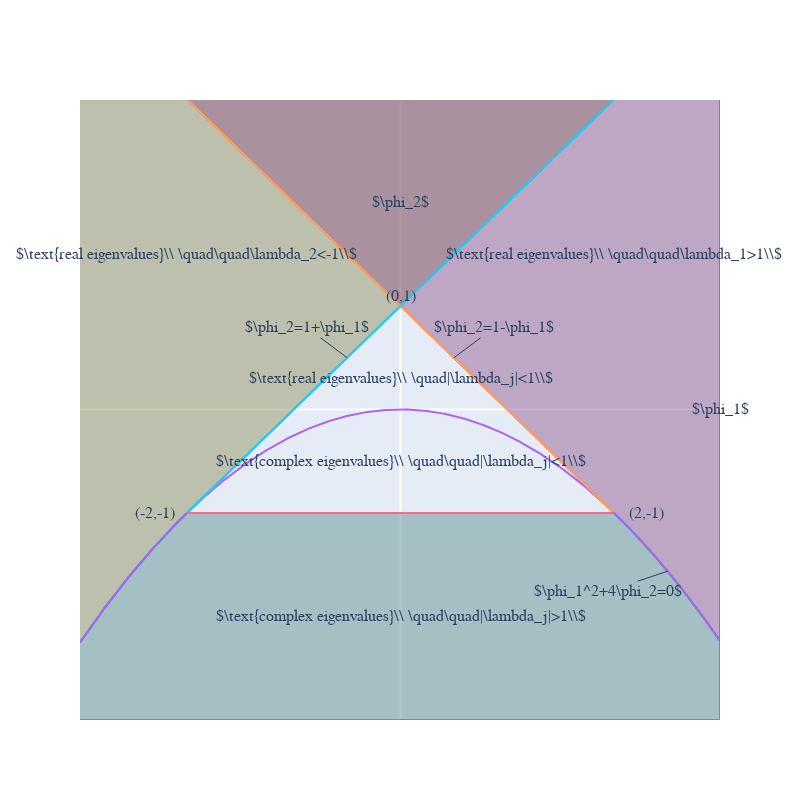

The notebook cell saved with this chart:
### Markdown cell above
## Eigenvalue Diagram

* The dynamics of a 2nd-order difference equation can be summarised in terms of the eigenvalues as in the figure below. 
* The eigenvalues are district unless $\phi_1^2 + 4\phi^2 = 0$. 
* It is reproduction of Figure 1.5 of Hamilton.

### Code cell
def fn_q(p):
    return -1.0/4*p**2

# basic variables
p_l = np.arange(-3,-2,0.01)
p_m = np.arange(-2,2,0.01)
p_r = np.arange(2,3,0.01)
p_lm = np.hstack((p_l,p_m))
p_mr = np.hstack((p_m,p_r))
p_lmr = np.hstack((p_l,p_m,p_r))

# plots
xrange = [np.min(p_lmr), np.max(p_lmr)]
yrange = xrange
pwidth = 800

ago = [] # collection of plots
ago.append(go.Scatter(x=np.hstack((p_l,p_mr,np.flip(p_lmr))),
                      y=np.hstack((fn_q(p_l),1+p_mr,3*np.ones(p_lmr.shape))),fill='toself',fillcolor='rgba(150,150,100,0.5)'))
ago.append(go.Scatter(x=np.hstack((p_lm,p_r,np.flip(p_lmr))),
                      y=np.hstack((1-p_lm,fn_q(p_r),3*np.ones(p_lmr.shape))),fill='toself',fillcolor='rgba(150,100,150,0.5)'))
ago.append(go.Scatter(x=np.hstack((p_l,p_m,p_r,np.flip(p_lmr))),
                      y=np.hstack((fn_q(p_l),-np.ones(p_m.shape),fn_q(p_r),-3*np.ones(p_lmr.shape))),fill='toself',fillcolor='rgba(100,150,150,0.5)'))
ago.append(go.Scatter(x=p_lmr, y=fn_q(p_lmr)))
ago.append(go.Scatter(x=p_lm, y=1.0 - p_lm))
ago.append(go.Scatter(x=p_mr, y=1.0 + p_mr))
ago.append(go.Scatter(x=p_m, y=-np.ones(p_m.shape)))

annotations=[
    dict(x=-2.3,y=-1,text=r'(-2,-1)',showarrow=False),
    dict(x=+2.3,y=-1,text=r'(2,-1)',showarrow=False),
    dict(x=0,y=1.1,text=r'(0,1)',showarrow=False),
    dict(x=0.5,y=0.5,text=r'$\phi_2=1-\phi_1$',ax=40),
    dict(x=-0.5,y=0.5,text=r'$\phi_2=1+\phi_1$',ax=-40),
    dict(x=2.5,y=-2.5**2/4,text=r'$\phi_1^2+4\phi_2=0$', ax=-60, ay=20),
    dict(x=-2,y=1.5,text=r'$\text{real eigenvalues}\\ \quad\quad\lambda_2<-1\\$',showarrow=False),
    dict(x=2,y=1.5,text=r'$\text{real eigenvalues}\\ \quad\quad\lambda_1>1\\$',showarrow=False),
    dict(x=0,y=0.3,text=r'$\text{real eigenvalues}\\ \quad|\lambda_j|<1\\$',showarrow=False),
    dict(x=0,y=-0.5,text=r'$\text{complex eigenvalues}\\ \quad\quad|\lambda_j|<1\\$',showarrow=False),
    dict(x=0,y=-2,text=r'$\text{complex eigenvalues}\\ \quad\quad|\lambda_j|>1\\$',showarrow=False),
    dict(x=xrange[1],y=0,text=r'$\phi_1$',showarrow=False),
    dict(x=0,y=2,text=r'$\phi_2$',showarrow=False),
]

# update with selected font
[d.update(dict(font=dict(family='Courier New, monospace', size=16))) for d in annotations]

# layout and plot
layout = go.Layout(height=pwidth, width=pwidth, 
                   xaxis=dict(range=xrange,showgrid=False, showticklabels=False), 
                   yaxis=dict(range=yrange,showgrid=False, showticklabels=False), 
                   annotations=annotations,
                   showlegend=False, 
                   hovermode=False)
py.iplot(go.Figure(data=ago, layout=layout))

### Figure 1 — Plotly figure (JSON) as saved in the notebook; plotly's stock layout.template omitted (floating-point values rounded to 4 significant figures; data arrays with more than 128 entries replaced by an {"elided": "..."} marker saying what was removed)
{"data": [{"fill": "toself", "fillcolor": "rgba(150,150,100,0.5)", "type": "scatter", "x": {"elided": "1200 float values"}, "y": {"elided": "1200 float values"}}, {"fill": "toself", "fillcolor": "rgba(150,100,150,0.5)", "type": "scatter", "x": {"elided": "1200 float values"}, "y": {"elided": "1200 float values"}}, {"fill": "toself", "fillcolor": "rgba(100,150,150,0.5)", "type": "scatter", "x": {"elided": "1200 float values"}, "y": {"elided": "1200 float values"}}, {"type": "scatter", "x": {"elided": "600 float values"}, "y": {"elided": "600 float values"}}, {"type": "scatter", "x": {"elided": "500 float values"}, "y": {"elided": "500 float values"}}, {"type": "scatter", "x": {"elided": "500 float values"}, "y": {"elided": "500 float values"}}, {"type": "scatter", "x": {"elided": "400 float values"}, "y": {"elided": "400 int values"}}], "layout": {"annotations": [{"font": {"family": "Courier New, monospace", "size": 16}, "showarrow": false, "text": "(-2,-1)", "x": -2.3, "y": -1}, {"font": {"family": "Courier New, monospace", "size": 16}, "showarrow": false, "text": "(2,-1)", "x": 2.3, "y": -1}, {"font": {"family": "Courier New, monospace", "size": 16}, "showarrow": false, "text": "(0,1)", "x": 0, "y": 1.1}, {"ax": 40, "ay": -30, "font": {"family": "Courier New, monospace", "size": 16}, "text": "$\\phi_2=1-\\phi_1$", "x": 0.5, "y": 0.5}, {"ax": -40, "ay": -30, "font": {"family": "Courier New, monospace", "size": 16}, "text": "$\\phi_2=1+\\phi_1$", "x": -0.5, "y": 0.5}, {"ax": -60, "ay": 20, "font": {"family": "Courier New, monospace", "size": 16}, "text": "$\\phi_1^2+4\\phi_2=0$", "x": 2.5, "y": -1.562}, {"font": {"family": "Courier New, monospace", "size": 16}, "showarrow": false, "text": "$\\text{real eigenvalues}\\\\ \\quad\\quad\\lambda_2<-1\\\\$", "x": -2, "y": 1.5}, {"font": {"family": "Courier New, monospace", "size": 16}, "showarrow": false, "text": "$\\text{real eigenvalues}\\\\ \\quad\\quad\\lambda_1>1\\\\$", "x": 2, "y": 1.5}, {"font": {"family": "Courier New, monospace", "size": 16}, "showarrow": false, "text": "$\\text{real eigenvalues}\\\\ \\quad|\\lambda_j|<1\\\\$", "x": 0, "y": 0.3}, {"font": {"family": "Courier New, monospace", "size": 16}, "showarrow": false, "text": "$\\text{complex eigenvalues}\\\\ \\quad\\quad|\\lambda_j|<1\\\\$", "x": 0, "y": -0.5}, {"font": {"family": "Courier New, monospace", "size": 16}, "showarrow": false, "text": "$\\text{complex eigenvalues}\\\\ \\quad\\quad|\\lambda_j|>1\\\\$", "x": 0, "y": -2}, {"font": {"family": "Courier New, monospace", "size": 16}, "showarrow": false, "text": "$\\phi_1$", "x": 2.99, "y": 0}, {"font": {"family": "Courier New, monospace", "size": 16}, "showarrow": false, "text": "$\\phi_2$", "x": 0, "y": 2}], "height": 800, "hovermode": false, "showlegend": false, "width": 800, "xaxis": {"range": [-3, 2.99], "showgrid": false, "showticklabels": false, "type": "linear"}, "yaxis": {"range": [-3, 2.99], "showgrid": false, "showticklabels": false, "type": "linear"}}}
